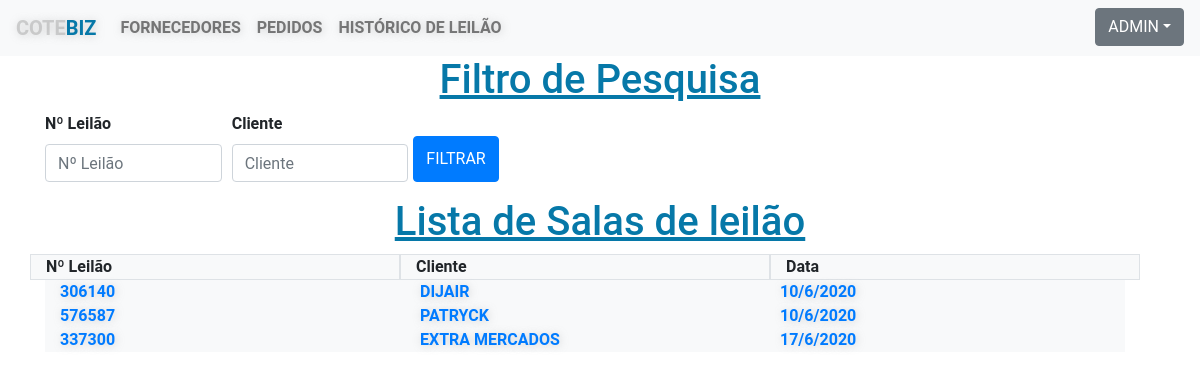
Page /listar_salas_de_leilao/ (signed in) on the earlier database version.
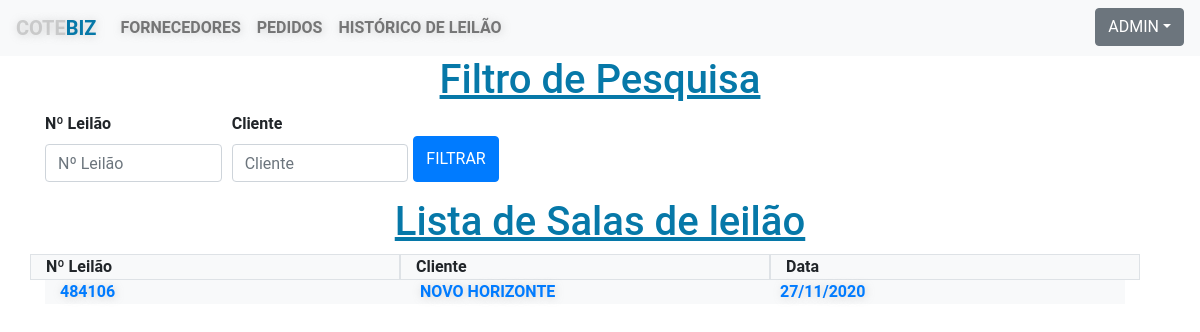
Same page on the later database version.
### core/models.py (models this page shows, shortened)
class Pedido_de_cotacao(models.Model):
    data_agora = models.DateTimeField()
    n_pedido = models.CharField('Numero do pedido', max_length=10, null=True, blank=True)
    nome = models.CharField('Nome Fantasia', max_length=40)
    razao_social = models.CharField('Razão Social', max_length=80)
    cnpj = models.CharField('CNPJ', max_length=18)
    plano = models.CharField('Tipo do Plano', max_length=1)
    cep = models.CharField('CEP', max_length=11)
    rua = models.CharField('Rua', max_length=100)
    bairro = models.CharField('Bairro', max_length=30)
    cidade = models.CharField('Cidade', max_length=30)
    numero = models.CharField('Número', max_length=10)
    telefone = models.CharField('Telefone', max_length=16)
    celular = models.CharField('Celular', max_length=17)
    email = models.EmailField('Email', max_length=150)
    n_leilao = models.CharField('Numero do leilão', max_length=10, null=True, blank=True)
    produto1 = models.CharField('Produto 1', max_length=25)
    categoria1 = models.CharField('Categoria 1', max_length=100)
    valor_base1 = models.CharField('Valor Base 1', max_length=9)
    unidade_medida1 = models.CharField('Unidade de Medida 1', max_length=9)
    quantidade1 = models.CharField('Quantidade 1', max_length=5)
    marca1 = models.CharField('Marca 1', max_length=9)
    produto2 = models.CharField('Produto 2', max_length=25, null=True, blank=True)
    categoria2 = models.CharField('Categoria 2', max_length=100, null=True, blank=True)
    valor_base2 = models.CharField('Valor Base 2', max_length=9, null=True, blank=True)
    unidade_medida2 = models.CharField('Unidade de Medida 2', max_length=9, null=True, blank=True)
    quantidade2 = models.CharField('Quantidade 2', max_length=5, null=True, blank=True)
    marca2 = models.CharField('Marca 2', max_length=9, null=True, blank=True)
    produto3 = models.CharField('Produto 3 ', max_length=25, null=True, blank=True)
    categoria3 = models.CharField('Categoria 3', max_length=100, null=True, blank=True)
    valor_base3 = models.CharField('Valor Base 3', max_length=9, null=True, blank=True)
    unidade_medida3 = models.CharField('Unidade de Medida 3', max_length=9, null=True, blank=True)
    quantidade3 = models.CharField('Quantidade 3', max_length=5, null=True, blank=True)
    marca3 = models.CharField('Marca 3', max_length=9, null=True, blank=True)
    produto4 = models.CharField('Produto 4', max_length=25, null=True, blank=True)
    categoria4 = models.CharField('Categoria 4', max_length=100, null=True, blank=True)
    valor_base4 = models.CharField('Valor Base 4', max_length=9, null=True, blank=True)
    unidade_medida4 = models.CharField('Unidade de Medida 4', max_length=9, null=True, blank=True)
    quantidade4 = models.CharField('Quantidade 4', max_length=5, null=True, blank=True)
    marca4 = models.CharField('Marca 4', max_length=9, null=True, blank=True)
    produto5 = models.CharField('Produto 5', max_length=25, null=True, blank=True)
    categoria5 = models.CharField('Categoria 5', max_length=100, null=True, blank=True)
    valor_base5 = models.CharField('Valor Base 5', max_length=9, null=True, blank=True)
    unidade_medida5 = models.CharField('Unidade de Medida 5', max_length=9, null=True, blank=True)
    quantidade5 = models.CharField('Quantidade 5', max_length=5, null=True, blank=True)
    marca5 = models.CharField('Marca 5', max_length=9, null=True, blank=True)
    produto6 = models.CharField('Produto 6', max_length=25, null=True, blank=True)
    categoria6 = models.CharField('Categoria 6', max_length=100, null=True, blank=True)
    valor_base6 = models.CharField('Valor Base 6', max_length=9, null=True, blank=True)
    unidade_medida6 = models.CharField('Unidade de Medida 6', max_length=9, null=True, blank=True)
    quantidade6 = models.CharField('Quantidade 6', max_length=5, null=True, blank=True)
    marca6 = models.CharField('Marca 6', max_length=9, null=True, blank=True)
    produto7 = models.CharField('Produto 7', max_length=25, null=True, blank=True)
    categoria7 = models.CharField('Categoria 7', max_length=100, null=True, blank=True)
    valor_base7 = models.CharField('Valor Base 7', max_length=9, null=True, blank=True)
    unidade_medida7 = models.CharField('Unidade de Medida 7', max_length=9, null=True, blank=True)
    quantidade7 = models.CharField('Quantidade 7', max_length=5, null=True, blank=True)
    marca7 = models.CharField('Marca 7', max_length=9, null=True, blank=True)
    produto8 = models.CharField('Produto 8', max_length=25, null=True, blank=True)
    categoria8 = models.CharField('Categoria 8', max_length=100, null=True, blank=True)
    valor_base8 = models.CharField('Valor Base 8', max_length=9, null=True, blank=True)
    unidade_medida8 = models.CharField('Unidade de Medida 8', max_length=9, null=True, blank=True)
    quantidade8 = models.CharField('Quantidade 8', max_length=5, null=True, blank=True)
    marca8 = models.CharField('Marca 8', max_length=9, null=True, blank=True)
    produto9 = models.CharField('Produto 9', max_length=25, null=True, blank=True)
    categoria9 = models.CharField('Categoria 9', max_length=100, null=True, blank=True)
    valor_base9 = models.CharField('Valor Base 9', max_length=9, null=True, blank=True)
    unidade_medida9 = models.CharField('Unidade de Medida 9', max_length=9, null=True, blank=True)
    quantidade9 = models.CharField('Quantidade 9', max_length=5, null=True, blank=True)
    marca9 = models.CharField('Marca 9', max_length=9, null=True, blank=True)
    produto10 = models.CharField('Produto 10', max_length=25, null=True, blank=True)
    categoria10 = models.CharField('Categoria 10', max_length=100, null=True, blank=True)
    valor_base10 = models.CharField('Valor Base 10', max_length=9, null=True, blank=True)
    unidade_medida10 = models.CharField('Unidade de Medida 10', max_length=9, null=True, blank=True)
    quantidade10 = models.CharField('Quantidade10', max_length=5, null=True, blank=True)
    marca10 = models.CharField('Marca 10', max_length=9, null=True, blank=True)
    produto11 = models.CharField('Produto 11', max_length=25, null=True, blank=True)
    categoria11 = models.CharField('Categoria 11', max_length=100, null=True, blank=True)
    valor_base11 = models.CharField('Valor Base 11', max_length=9, null=True, blank=True)
    unidade_medida11 = models.CharField('Unidade de Medida 11', max_length=9, null=True, blank=True)
    quantidade11 = models.CharField('Quantidade 11', max_length=5, null=True, blank=True)
    marca11 = models.CharField('Marca 11', max_length=9, null=True, blank=True)
    produto12 = models.CharField('Produto 12', max_length=25, null=True, blank=True)
    categoria12 = models.CharField('Categoria 12', max_length=100, null=True, blank=True)
    valor_base12 = models.CharField('Valor Base 12', max_length=9, null=True, blank=True)
    unidade_medida12 = models.CharField('Unidade de Medida 12', max_length=9, null=True, blank=True)
    quantidade12 = models.CharField('Quantidade 12', max_length=5, null=True, blank=True)
    marca12 = models.CharField('Marca 12', max_length=9, null=True, blank=True)
    produto13 = models.CharField('Produto 13', max_length=25, null=True, blank=True)
    categoria13 = models.CharField('Categoria 13', max_length=100, null=True, blank=True)
    valor_base13 = models.CharField('Valor Base 13', max_length=9, null=True, blank=True)
    unidade_medida13 = models.CharField('Unidade de Medida 13', max_length=9, null=True, blank=True)
    quantidade13 = models.CharField('Quantidade 13', max_length=5, null=True, blank=True)
    marca13 = models.CharField('Marca 13', max_length=9, null=True, blank=True)
    produto14 = models.CharField('Produto 14', max_length=25, null=True, blank=True)
    categoria14 = models.CharField('Categoria 14', max_length=100, null=True, blank=True)
    valor_base14 = models.CharField('Valor Base 14', max_length=9, null=True, blank=True)
    unidade_medida14 = models.CharField('Unidade de Medida 14', max_length=9, null=True, blank=True)
    quantidade14 = models.CharField('Quantidade 14', max_length=5, null=True, blank=True)
    marca14 = models.CharField('Marca 14', max_length=9, null=True, blank=True)
    produto15 = models.CharField('Produto 15', max_length=25, null=True, blank=True)
    categoria15 = models.CharField('Categoria 15', max_length=100, null=True, blank=True)
    valor_base15 = models.CharField('Valor Base 15', max_length=9, null=True, blank=True)
    unidade_medida15 = models.CharField('Unidade de Medida 15', max_length=9, null=True, blank=True)
    quantidade15 = models.CharField('Quantidade 15', max_length=5, null=True, blank=True)
    marca15 = models.CharField('Marca 15', max_length=9, null=True, blank=True)
    produto16 = models.CharField('Produto 16', max_length=25, null=True, blank=True)
    categoria16 = models.CharField('Categoria 16', max_length=100, null=True, blank=True)
    valor_base16 = models.CharField('Valor Base 16', max_length=9, null=True, blank=True)
    unidade_medida16 = models.CharField('Unidade de Medida 16', max_length=9, null=True, blank=True)
    quantidade16 = models.CharField('Quantidade 16', max_length=5, null=True, blank=True)
    marca16 = models.CharField('Marca 16', max_length=9, null=True, blank=True)
    produto17 = models.CharField('Produto 17', max_length=25, null=True, blank=True)
    categoria17 = models.CharField('Categoria 17', max_length=100, null=True, blank=True)
    valor_base17 = models.CharField('Valor Base 17', max_length=9, null=True, blank=True)
    unidade_medida17 = models.CharField('Unidade de Medida 17', max_length=9, null=True, blank=True)
    quantidade17 = models.CharField('Quantidade 17', max_length=5, null=True, blank=True)
    marca17 = models.CharField('Marca 17', max_length=9, null=True, blank=True)
    produto18 = models.CharField('Produto 18', max_length=25, null=True, blank=True)
    categoria18 = models.CharField('Categoria 18', max_length=100, null=True, blank=True)
    valor_base18 = models.CharField('Valor Base 18', max_length=9, null=True, blank=True)
    unidade_medida18 = models.CharField('Unidade de Medida 18', max_length=9, null=True, blank=True)
    quantidade18 = models.CharField('Quantidade 18', max_length=5, null=True, blank=True)
    marca18 = models.CharField('Marca 18', max_length=9, null=True, blank=True)
    produto19 = models.CharField('Produto 19', max_length=25, null=True, blank=True)
    categoria19 = models.CharField('Categoria 19', max_length=100, null=True, blank=True)
    valor_base19 = models.CharField('Valor Base 19', max_length=9, null=True, blank=True)
    unidade_medida19 = models.CharField('Unidade de Medida 19', max_length=9, null=True, blank=True)
    quantidade19 = models.CharField('Quantidade 19', max_length=5, null=True, blank=True)
    marca19 = models.CharField('Marca 19', max_length=9, null=True, blank=True)
    produto20 = models.CharField('Produto 20', max_length=25, null=True, blank=True)
    categoria20 = models.CharField('Categoria 20', max_length=100, null=True, blank=True)
    valor_base20 = models.CharField('Valor Base 20', max_length=9, null=True, blank=True)
    unidade_medida20 = models.CharField('Unidade de Medida 20', max_length=9, null=True, blank=True)
    quantidade20 = models.CharField('Quantidade 20', max_length=5, null=True, blank=True)
    marca20 = models.CharField('Marca 20', max_length=9, null=True, blank=True)
    class Meta:
        verbose_name ='Pedido_de_cotacao'
        verbose_name_plural ='Pedidos_de_cotacao'

### core/views.py (the view)
# urls.py: path('listar_salas_de_leilao/', views.listar_salas_de_leilao, name='listar_salas_de_leilao'),
@login_required(login_url='/login_user/')
def listar_salas_de_leilao(request):
    pedido = Pedido_de_cotacao.objects.all()
    n_leilao_query = request.GET.get('n_leilao')
    nome_query = request.GET.get('nome')
    if n_leilao_query != '' and n_leilao_query is not None:
        pedido = pedido.filter(n_leilao__icontains=n_leilao_query)
    if nome_query != '' and nome_query is not None:
        pedido = pedido.filter(nome__icontains=nome_query)
    context={
        'pedido': pedido
    }
    return render(request, "listar_salas_de_leilao.html", context)

### core/templates/listar_salas_de_leilao.html
{% extends "pagina_modelo.html" %}
{% block content %}
<div class="conteudo">
    <div class="container">
        <h1 class="text-center "><u>Filtro de Pesquisa</u></h1>
        <form method="GET" action="#">
            <div class="form-row">
              <div class="form-group col-md-2 col-lg-2">
                <label for="leilao"><strong>Nº Leilão</strong></label>
                <input type="text" class="form-control" id="n_leilao" name="n_leilao" placeholder="Nº Leilão">
              </div>
              <div class="form-group col-md-2 col-lg-2">
                  <label for="nome"><strong>Cliente</strong></label>
                  <input type="text" class="form-control" id="nome" name="nome" placeholder="Cliente">
              </div>
              <button type="submit" class="btn btn-primary  mt-4 mb-3">Filtrar</button>
            </div>
      </form>
      <h1 class="text-center "><u>Lista de Salas de leilão</u></h1>
        <div class="row w-100">
            <div class="col border bg-light" ><strong>Nº Leilão</strong></div>
            <div class="col border bg-light"><strong>Cliente</strong></div>
            <div class="col border bg-light"><strong>Data</strong></div>
        </div>
    {% for item in pedido %}
        <div class="container">
            <div class="row w-100">
                <div class="col border-bottom-3 bg-light" ><a onclick="limpar_campos()" href="/detalhar_pedido_da_sala_de_leilao/{{item.id}}">{{ item.n_leilao }}</a></div>
                <div class="col border-bottom-0 bg-light" ><a onclick="limpar_campos()" href="/detalhar_pedido_da_sala_de_leilao/{{item.id}}">{{ item.nome }}</a></div>
                <div class="col border-bottom-0 bg-light" ><a onclick="limpar_campos()" href="/detalhar_pedido_da_sala_de_leilao/{{item.id}}">{{ item.data_agora.day }}/{{ item.data_agora.month }}/{{ item.data_agora.year }}</a></div>
            </div>
        </div>
    {% endfor %}
</div>
{% endblock %}

Differences in the rows shown:
removed Pedido_de_cotacao: n_leilao "576587", nome "PATRYCK", data_agora.day "10", data_agora.month "6", data_agora.year "2020"
removed Pedido_de_cotacao: n_leilao "337300", nome "EXTRA MERCADOS", data_agora.day "17", data_agora.month "6", data_agora.year "2020"
changed Pedido_de_cotacao: n_leilao "306140" → "484106"; nome "DIJAIR" → "NOVO HORIZONTE"; data_agora.day "10" → "27"; data_agora.month "6" → "11"
